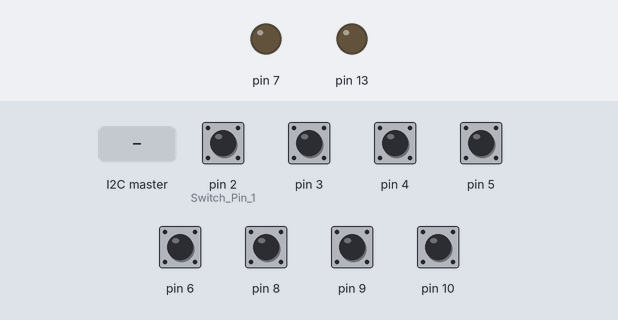
This sketch was run on a simulated Arduino Uno, built with avr-gcc and run on an emulated ATmega328P. On the bench: output pins drawn as LEDs (lit = HIGH). The inputs (shaded band) are chosen by the test bench; at power-on: pin 2 (Switch_Pin_1), pin 3–6, pin 8–10 HIGH.

Above: at 2.8 s.
2.9 s: the I2C master sends the byte 2
At 3.9 s:
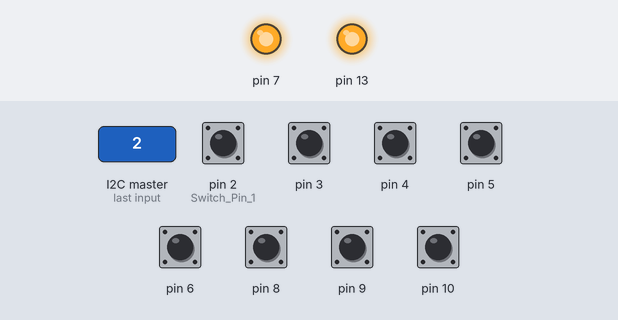
Timing chart, 0 to 5.9 s (numbered marks = the images above; inputs shaded):
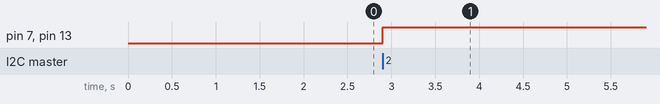

Measured:
- after the input at 2.9 s, pin 7, pin 13: LOW → HIGH at once

The sketch:

four.ino
```cpp
#include <Wire.h>

// THis code is from arduinos debounce example
const int Switch_Pin_1 = 2;    // the number of the pushbutton pin
int buttonPin[15];
int buttonState[15];
int lastButtonState[15];
unsigned long lastDebounceTime[15];
unsigned long debounceDelay = 30;
int SOLVED;
int switchIterator;
int mainIterator;
int RETURN = 0;

void setup() {
   Serial.begin(9600);
    //WIRE SETUP ....................................................
  Wire.begin(1);                // join i2c bus with address #3
  Wire.onReceive(receiveEvent); // register event
  Wire.onRequest(requestEvent); // Request attention of master node
  mainIterator = 0;
  switchIterator = 0;
  SOLVED = 0;
  for(int i = 2; i < 11; i++){
    if(i != 7){
      buttonPin[i] = i;
      buttonState[i] = LOW;
      lastButtonState[i] = LOW;
      lastDebounceTime[i] = 0;
      pinMode(buttonPin[i], INPUT_PULLUP);
    }
  }

  // initialize the LED pin as an output:
 // pinMode(ledPin, OUTPUT);
  // initialize the pushbutton pin as an input:
  //pinMode(buttonPin, INPUT_PULLUP);

  pinMode(7, OUTPUT);
  digitalWrite(7, 0);//linear actuator
  pinMode(13, OUTPUT);
  digitalWrite(13, 0); // low

}

void loop() {
  //+++++++++++++++++++++++++++++++ Switch 1++++++++++++++
// read the state of the switch into a local variable:
for(int i = 2; i < 11; i++){
  if(i == mainIterator && i != 7){
    int reading = digitalRead(buttonPin[i]);
    // check to see if you just pressed the button
  // (i.e. the input went from LOW to HIGH), and you've waited long enough
  // since the last press to ignore any noise:

  // If the switch changed, due to noise or pressing:
  if (reading != lastButtonState[i]) {
    // reset the debouncing timer
    lastDebounceTime[i] = millis();
  }

  if ((millis() - lastDebounceTime[i]) > debounceDelay) {
    // whatever the reading is at, it's been there for longer than the debounce
    // delay, so take it as the actual current state:

    if (reading != buttonState[i]) {
      buttonState[i] = reading;
      if (buttonState[i] == 0) {
         //Serial.println("pressed in ");
         delay(10);
         SOLVED = 1;
         switchIterator = i;
         char l = switchIterator;
         //Serial.println(l + " aljdlf" + l);
         if(switchIterator==2){
            digitalWrite(13, 0); // low
            //generator on is high

         }
         if(switchIterator==5){
            digitalWrite(13, 1); //
            //generator off is high

         }
         delay(9);
      }else{
        switchIterator = i;
         if(switchIterator==2){
            switchIterator = 1;
            delay(10);
         SOLVED = 1;
            //generator goes from high to off

         }
      }
    }
  }
  // save the reading. Next time through the loop, it'll be the lastButtonState:
  lastButtonState[i] = reading;
  }
}
  mainIterator++;
  if(mainIterator > 11 ){
    mainIterator = 2;
  }

//+++++++++++++++++++++++++++++++++++++++++++++++++++++++++++
}
// SEND DATA TO MASTER WHEN POLLED ***********************************************************
void requestEvent(){
  if(SOLVED == 1){
    // int l = switchIterator;

      //Serial.println(l);
      //digitalWrite(LED_BUILTIN, HIGH); // flash the LED to show data was sent.
      //Wire.write(1); // what slave it was sent from ( may not be used )
      Wire.write(switchIterator);  // send off the data to the master.
      //Serial.println("DATA sent to MASTER:");
      SOLVED = 0;
      delay(10);

  }
}


//RECEIVE DATA FROM MASTER ***********************************************************
void receiveEvent(int howMany) {
 // digitalWrite(13, !digitalRead(13)); // Toggle Light 1
  RETURN = Wire.read();
  //Serial.println(RETURN);
  checkComms();
   //  while(1 < Wire.available()) // loop through all but the last
   // {
   //   digitalWrite(13, !digitalRead(13)); // Toggle Light 1
   //    RETURN = Wire.read();           // receive byte as an integer
   //    Serial.print("DATA from MASTER:");         // print the integer
   //    Serial.println(RETURN);         // print the integer
      //char c = Wire.read(); // receive byte as a character
      //Serial.print(c);         // print the character
   //    checkComms();
   // }
      //int x = Wire.read();    // receive byte as an integer
      //Serial.println(x);         // print the integer
}// end of function


void checkComms(){
    if(RETURN == 2){
      digitalWrite(7,1);
      digitalWrite(13, 1); // high
    }
    if(RETURN == 19){
      digitalWrite(7,0);
      digitalWrite(13, 0); // high
    }
    RETURN = 0; // RESET RETURN
}
```
